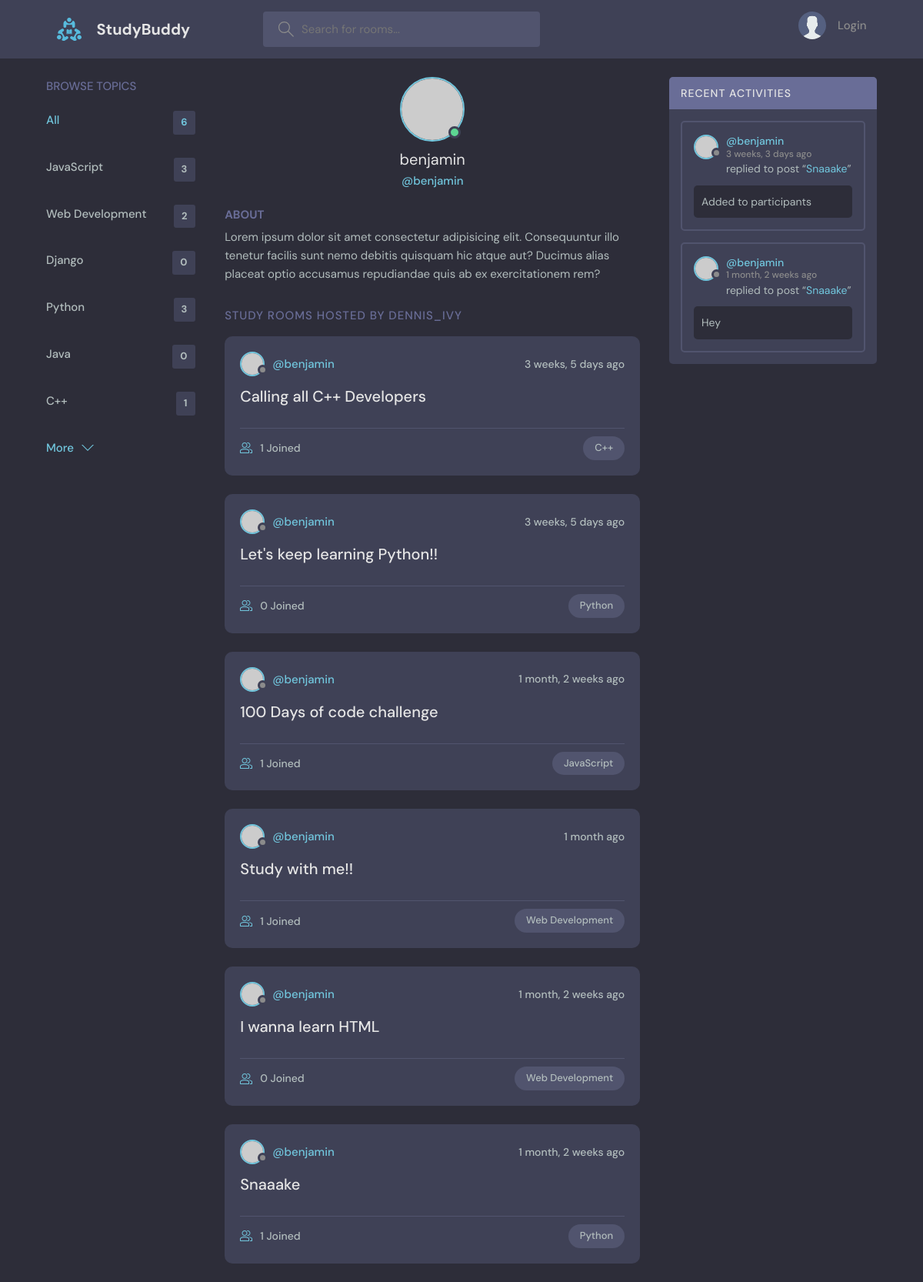
/profile/2/, run on an earlier commit of the app's database.
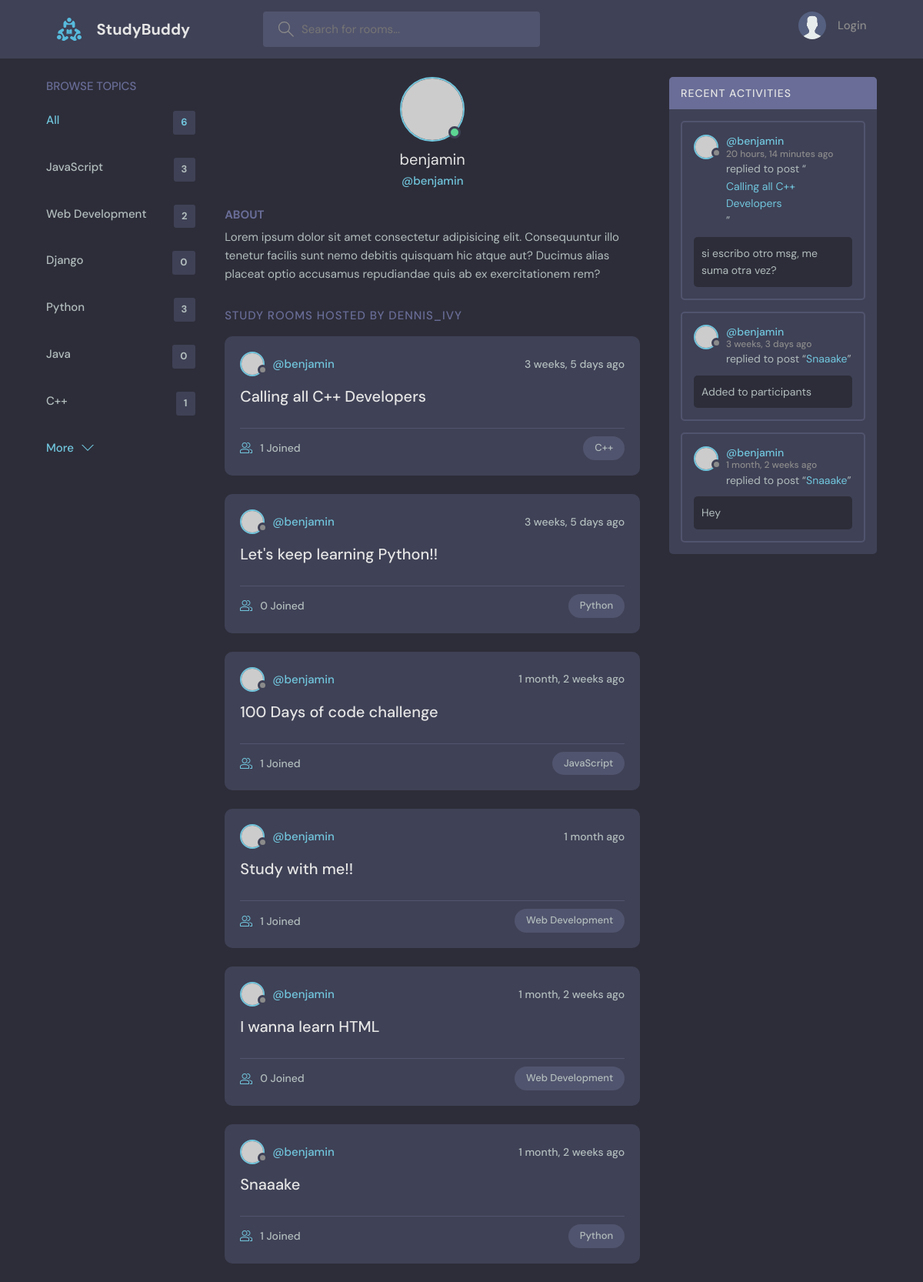
And on a later commit of the database.
### base/models.py (models this page shows, shortened)
class Topic(models.Model):
    name = models.CharField(max_length=200)

class Room(models.Model):
    host = models.ForeignKey(User, on_delete=models.SET_NULL, null=True)
    topic = models.ForeignKey(Topic, on_delete=models.SET_NULL, null=True)
    name = models.CharField(max_length=200)
    description = models.TextField(null=True, blank=True)
    participants = models.ManyToManyField(
        User, related_name='participants', blank=True)
    updated = models.DateTimeField(auto_now=True)
    created = models.DateTimeField(auto_now_add=True)
    class Meta:
        ordering = ['-updated', '-created']
    def __str__(self):
        return self.name

class Message(models.Model):
    user = models.ForeignKey(User, on_delete=models.CASCADE)
    room = models.ForeignKey(Room, on_delete=models.CASCADE)
    body = models.TextField()
    updated = models.DateTimeField(auto_now=True)
    created = models.DateTimeField(auto_now_add=True)
    class Meta:
        ordering = ['-updated', '-created']

### base/views.py (the view)
# urls.py: path('profile/<str:pk>/', views.userProfile, name='user-profile'),
def userProfile(request, pk):
    total_topics_count = Topic.objects.all().count()
    user = User.objects.get(id=pk)
    rooms = user.room_set.all()
    room_messages = user.message_set.all()
    topics = Topic.objects.all()
    context = {'user': user, 'rooms': rooms,
               'room_messages': room_messages, 'topics': topics, 'total_topics_count': total_topics_count}
    return render(request, 'base/profile.html', context)

### base/templates/base/profile.html (shortened to what this page needs)
{% extends 'main.html' %}
{% block content %}
  <main class="profile-page layout layout--3">
    <div class="container">
      {% include 'base/topics_component.html' %}
      <div class="roomList">
        <div class="profile">
          <div class="profile__avatar">
            <div class="avatar avatar--large active">
              <img src="https://randomuser.me/api/portraits/men/11.jpg" />
            </div>
          </div>
          <div class="profile__info">
            <h3>{{user.username}}</h3>
            <p>@{{user.username}}</p>
          </div>
          <div class="profile__about">
            <h3>About</h3>
            <p>
              Lorem ipsum dolor sit amet consectetur adipisicing elit. Consequuntur illo tenetur
              facilis sunt nemo debitis quisquam hic atque aut? Ducimus alias placeat optio
              accusamus repudiandae quis ab ex exercitationem rem?
            </p>
          </div>
        </div>
        <div class="roomList__header">
          <div>
            <h2>Study Rooms Hosted by dennis_ivy</a>
            </h2>
          </div>
        </div>
        {% include 'base/feed_component.html' %}
      </div>
      {% include 'base/activity_component.html' %}
    </div>
  </main>
  {% endblock %}

### base/templates/base/topics_component.html
<div class="topics">
    <div class="topics__header">
        <h2>Browse Topics</h2>
    </div>
    <ul class="topics__list">
        <li>
            <a href="{% url 'home' %}" class="active">All <span>{{total_topics_count}}</span></a>
        </li>
        {% for topic in topics %}
        <li>
            <a href="{% url 'home' %}?q={{topic.name}}">{{topic.name}} <span>{{topic.room_set.all.count}}</span></a>
        </li>
        {% endfor %}
    </ul>
    <a class="btn btn--link" href="{% url 'topics' %}">
        More
        <svg version="1.1" xmlns="http://www.w3.org/2000/svg" width="32" height="32" viewBox="0 0 32 32">
            <title>chevron-down</title>
            <path d="M16 21l-13-13h-3l16 16 16-16h-3l-13 13z"></path>
        </svg>
    </a>
</div>

### base/templates/base/feed_component.html (shortened to what this page needs)
{%for room in rooms%}
<div class="roomListRoom">
    <div class="roomListRoom__header">
        <a href="{% url 'user-profile' room.host.id %}" class="roomListRoom__author">
            <div class="avatar avatar--small">
                <img src="https://randomuser.me/api/portraits/women/11.jpg" />
            </div>
            <span>@{{room.host.username}}</span>
        </a>
        <div class="roomListRoom__actions">
            <span>{{room.created|timesince}} ago</span>
        </div>
    </div>
    <div class="roomListRoom__content">
        <a href="{%url 'room' room.id%}">{{room.name}}</a>
    </div>
    <div class="roomListRoom__meta">
        <a href="{%url 'room' room.id%}" class="roomListRoom__joined">
            {{room.participants.all.count}} Joined
        </a>
        <p class="roomListRoom__topic">{{room.topic.name}}</p>
    </div>
</div>
{%endfor%}

### base/templates/base/activity_component.html (shortened to what this page needs)
<div class="activities">
    <div class="activities__header">
        <h2>Recent Activities</h2>
    </div>
    {% for message in room_messages %}
    <div class="activities__box">
        <div class="activities__boxHeader roomListRoom__header">
            <a href="{% url 'user-profile' message.user.id %}" class="roomListRoom__author">
                <div class="avatar avatar--small">
                    <img src="https://randomuser.me/api/portraits/women/11.jpg" />
                </div>
                <p>
                    @{{message.user}}
                    <span>{{message.created|timesince}} ago</span>
                </p>
            </a>
        </div>
        <div class="activities__boxContent">
            <p>replied to post “<a href="{% url 'room' message.room.id %}">{{message.room}}</a>”</p>
            <div class="activities__boxRoomContent">
                {{message.body}}
            </div>
        </div>
    </div>
    {% endfor %}
</div>

What changed in the data, as far as the page shows it:
added Message: user "benjamin", created "20 hours, 14 minutes", room "Calling all C++ Developers", body "si escribo otro msg, me suma otra vez?"
